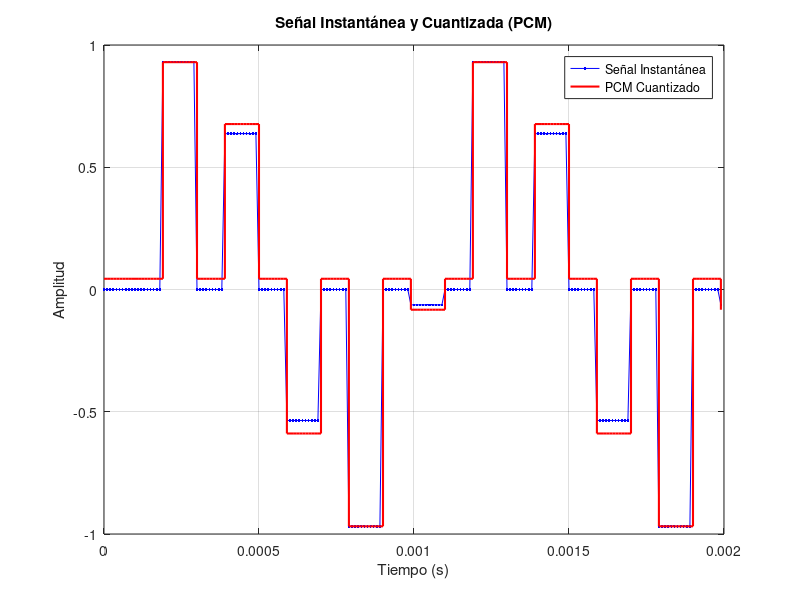

MATLAB code for this plot:
%-------------------------------
% Parámetros iniciales (ya definidos anteriormente)
fc = 1000;       % Frecuencia de la señal sinosoidal
fm = 100000;     % Frecuencia de muestreo 
tm = 1/fm;       % Periodo de muestreo
tiempo_max = 0.01; % Duración total (se puede ajustar)
ls = 200;        % Número de muestras

% Vector de tiempo
Tiempo = (0:ls-1)*tm;

% Señal sinosoidal (portadora)
y = sin(2*pi*fc*Tiempo);

%----- PAM: Muestreo Instantáneo ---------------------
fs = 5000;       % Frecuencia de muestreo para PAM
ts = 1/fs;       % Periodo de muestreo PAM
tau = 0.5*ts;    % Duración del pulso
r = floor(ts/tm); % Número de muestras entre dos instantes de muestreo
s = floor(tau/tm); % Número de muestras que dura el pulso activo

Vector_instantaneo_muestral = zeros(1,length(Tiempo));
for i = 1:length(y)
    if mod(i, r) == 0
       Vector_instantaneo_muestral(i:i+s) = y(i);
    end
end
Muestreo_Instantaneo = Vector_instantaneo_muestral(1:length(Tiempo));

%-------------------------------
% PCM: Cuantización de la señal instantánea
% Configurar el número de bits para cada palabra PCM (N es configurable)
N = 4;   % Ejemplo: 4 bits (se puede cambiar a cualquier valor entero positivo)

% Número de niveles de cuantización
L = 2^N;

% Determinar los valores mínimo y máximo de la señal muestreada
x = Muestreo_Instantaneo;
x_min = min(x);
x_max = max(x);

% Calcular el tamaño de paso (delta) de cuantización
delta = (x_max - x_min) / (L - 1);

% Cuantizar cada muestra: calcular el índice de cuantización y reconstruir el valor cuantizado
PCM_indices = round((x - x_min) / delta);
PCM_quantized = PCM_indices * delta + x_min;

% (Opcional) Convertir cada índice a una cadena binaria de N bits
PCM_bin = cell(size(PCM_indices));
for i = 1:length(PCM_indices)
   PCM_bin{i} = dec2bin(PCM_indices(i), N);
end

%-------------------------------
% Graficar resultados: Señal original vs. Señal cuantizada (PCM)
figure;
plot(Tiempo, x, 'b.-'); hold on;
stairs(Tiempo, PCM_quantized, 'r', 'LineWidth', 1.5);
title('Señal Instantánea y Cuantizada (PCM)');
xlabel('Tiempo (s)');
ylabel('Amplitud');
legend('Señal Instantánea', 'PCM Cuantizado');
grid on;

% Mostrar algunos ejemplos de codificación PCM en consola
disp('Ejemplos de palabras PCM (en binario):');
for i = 1:10:length(PCM_bin)
    fprintf('Tiempo = %.6f s, Valor cuantizado = %.4f, Código PCM = %s\n', Tiempo(i), PCM_quantized(i), PCM_bin{i});
end
